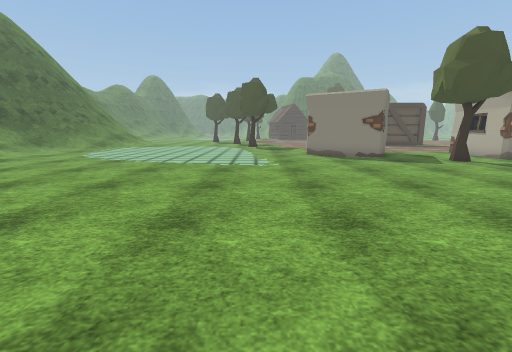
[1] (above)

23 first-person views from a walk through a scene from a Unity 3-D project. The camera is 1.3 m above the floor, tilts 10° down and sees 90° across. The floor is counted in squares, 1 m on a side. Each view is taken from the middle of a square. On the plan, view 1 faces up. The plan holds only what a view shows up to about 13 squares ahead; the rest is blank. The place goes on beyond the plan. The player is left out. Some surface patterns are stand-ins.

[2]
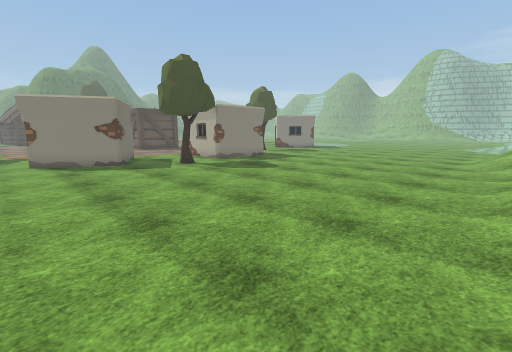

[3]
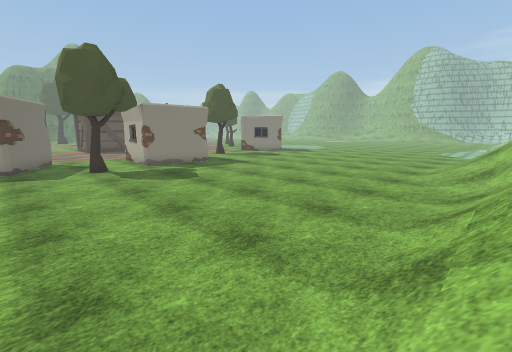

[4]
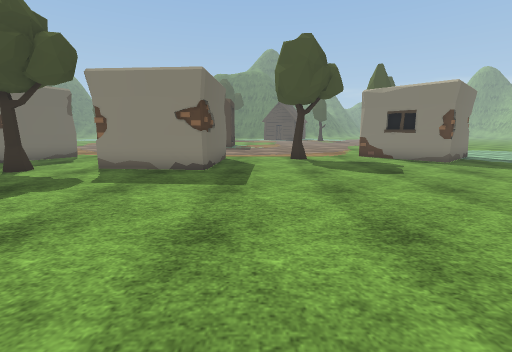

[5]
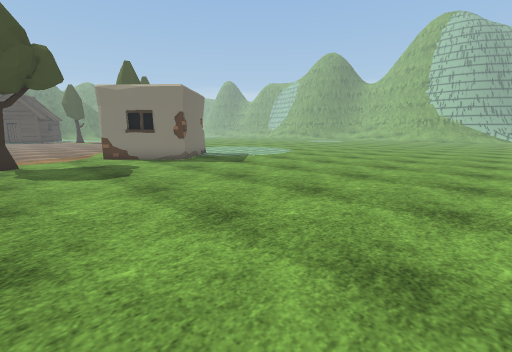

[6]
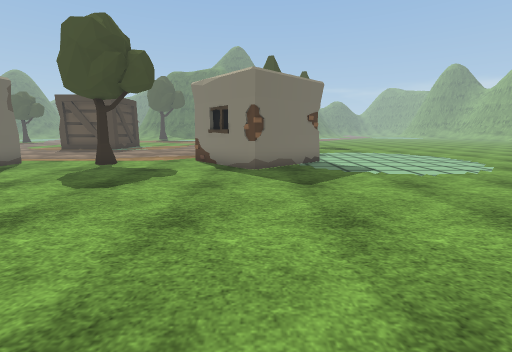

[7]
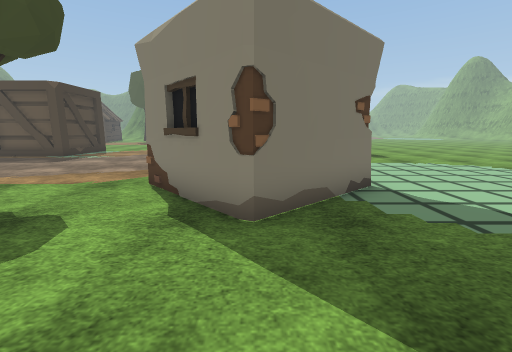

[8]
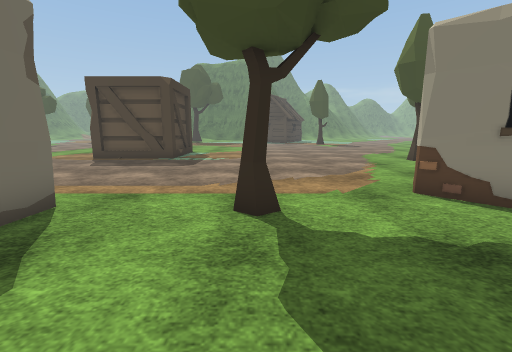

[9]
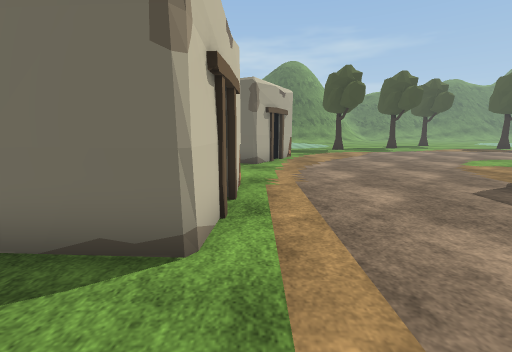

[10]
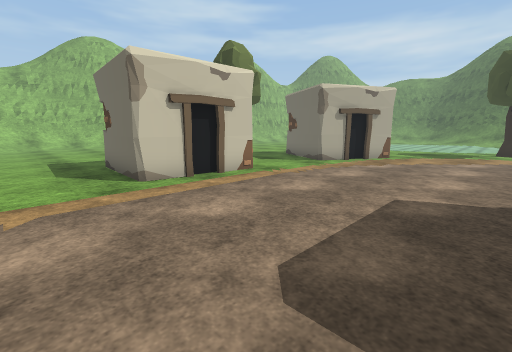

[11]
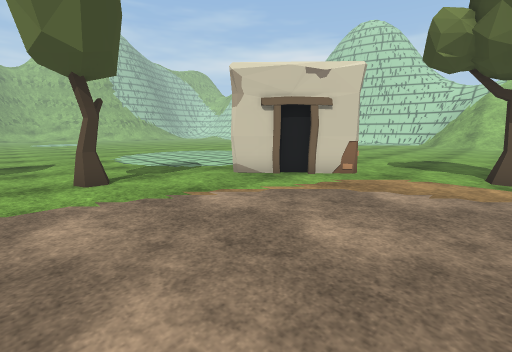

[12]
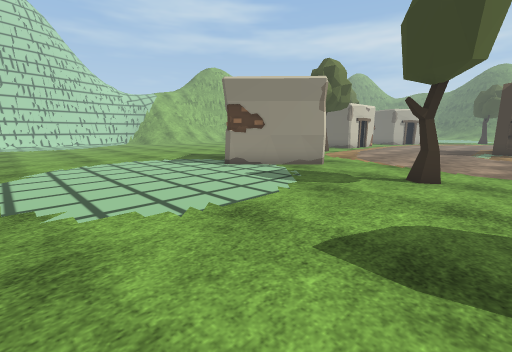

[13]
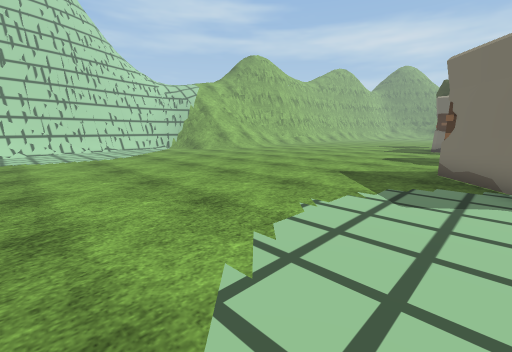

[14]
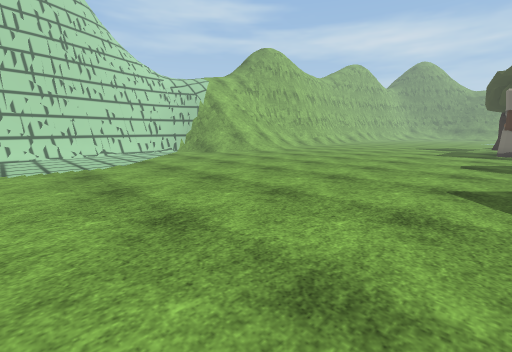

[15]
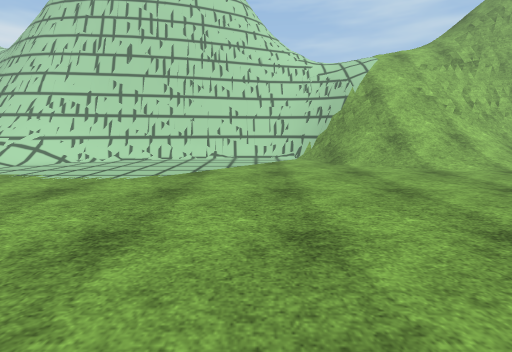

[16]
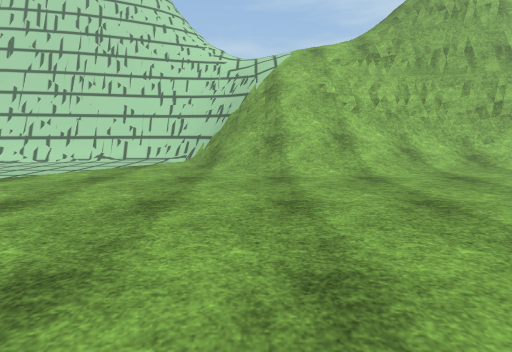

[17]
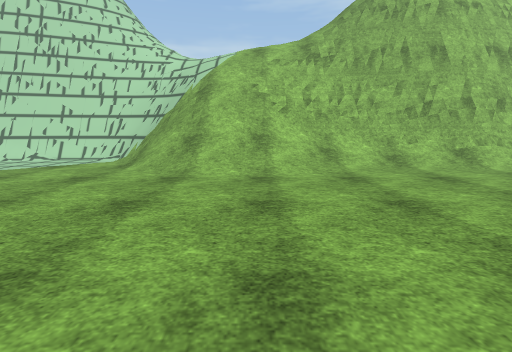

[18]
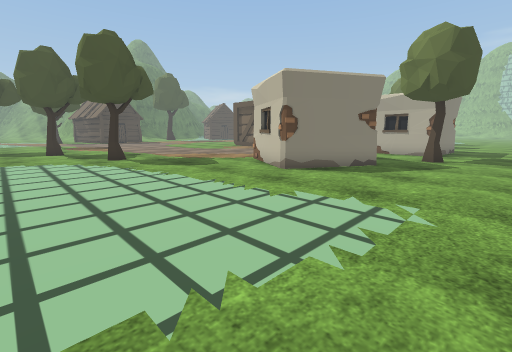

[19]
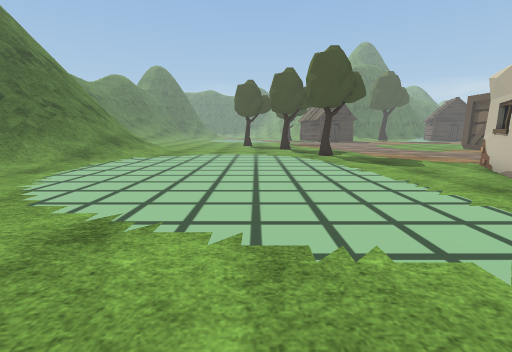

[20]
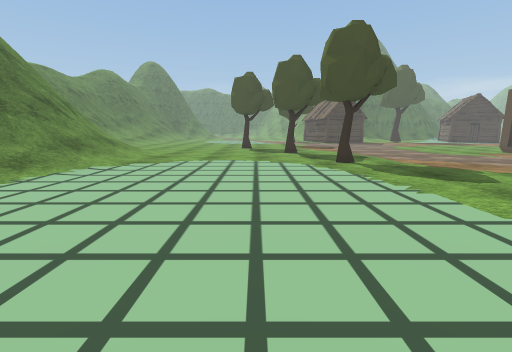

[21]
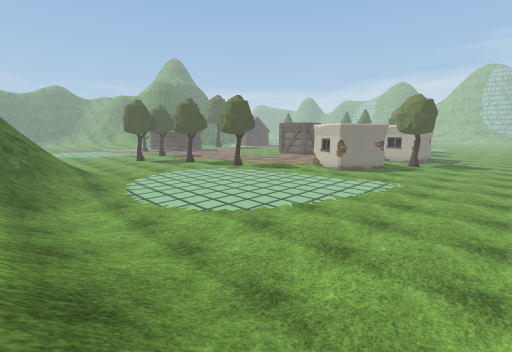

[22]
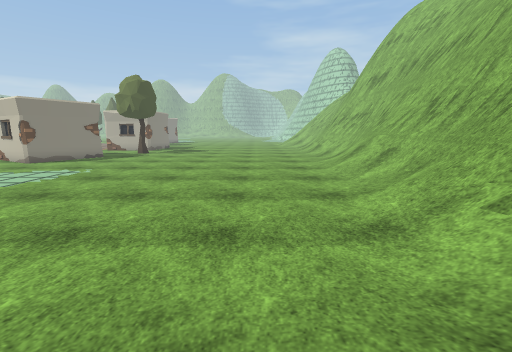

[23]
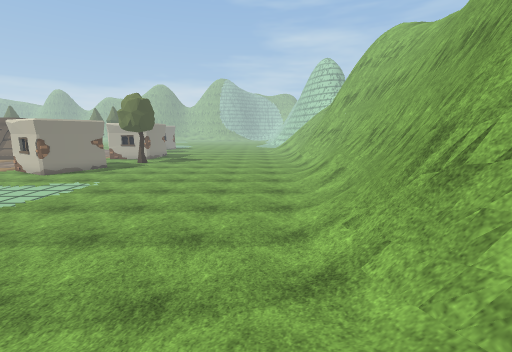

### Floor plan
Key: @ floor where view 1 was taken; # wall or solid block; . floor; / step, stairs or slope; = window, fence, low wall or low ledge; v drop or lower ground; T tree; C crate; O other object.
Columns run from 14 left of view 1 to 34 right of it. Each row starts with its distance up from view 1.
 24 #=///......... .......... ###C...................
 23 #=///....................CCCCC..........T........
 22 ##///.........T.........................T........
 21 ##///............................................
 20 #=///............................................
 19 ##//...................................O.........
 18 #///...............O..................###........
 17  //...............O##O...............####O.......
 16 //................O ###...OO........O#  ##O......
 15 //...............##  #....####...T...OO ##.......
 14 //...............O####....O  #........O##........
 13 //.................##.....#  #...................
 12 ///....................T..####...................
 11 ///....................T.........................
 10 ///..............................................
  9 ///..............................................
  8 ///..............................................
  7   /..............................................
  6 /   .............................................
  5      ............................................
  4      ............................................
  3     //...........................................
  2   / ///..........................................
  1    //////........................................
  0    ##===#///..@................//////............
 -1     #####==////////.//////////////////...........
 -2         #######=#/  / ==#==#///////////.........=
 -3           ########    ########===////==/.....####
 -4                            ######=///###########
 -5           vvvvvvvv      v     vv/////v######
 -6              vvvvvv vvvvvvvvvv ////// v

Positions as (right, up) in squares from view 1, and headings:
1: (0, 0), facing up
2: (2, -1), facing up-right
3: (6, -2), facing up-right
4: (17, 3), facing up
5: (19, 3), facing up-right
6: (25, 5), facing up
7: (25, 10), facing up
8: (19, 11), facing up
9: (18, 16), facing left
10: (18, 22), facing down-left
11: (19, 24), facing down-right
12: (34, 24), facing down-left
13: (34, 15), facing down-left
14: (33, 12), facing down-left
15: (27, 9), facing down
16: (22, 8), facing down
17: (19, 8), facing down
18: (-4, 9), facing up-right
19: (-4, 8), facing up
20: (-4, 11), facing up
21: (-14, 6), facing up-right
22: (-10, 3), facing right
23: (-12, 2), facing right
